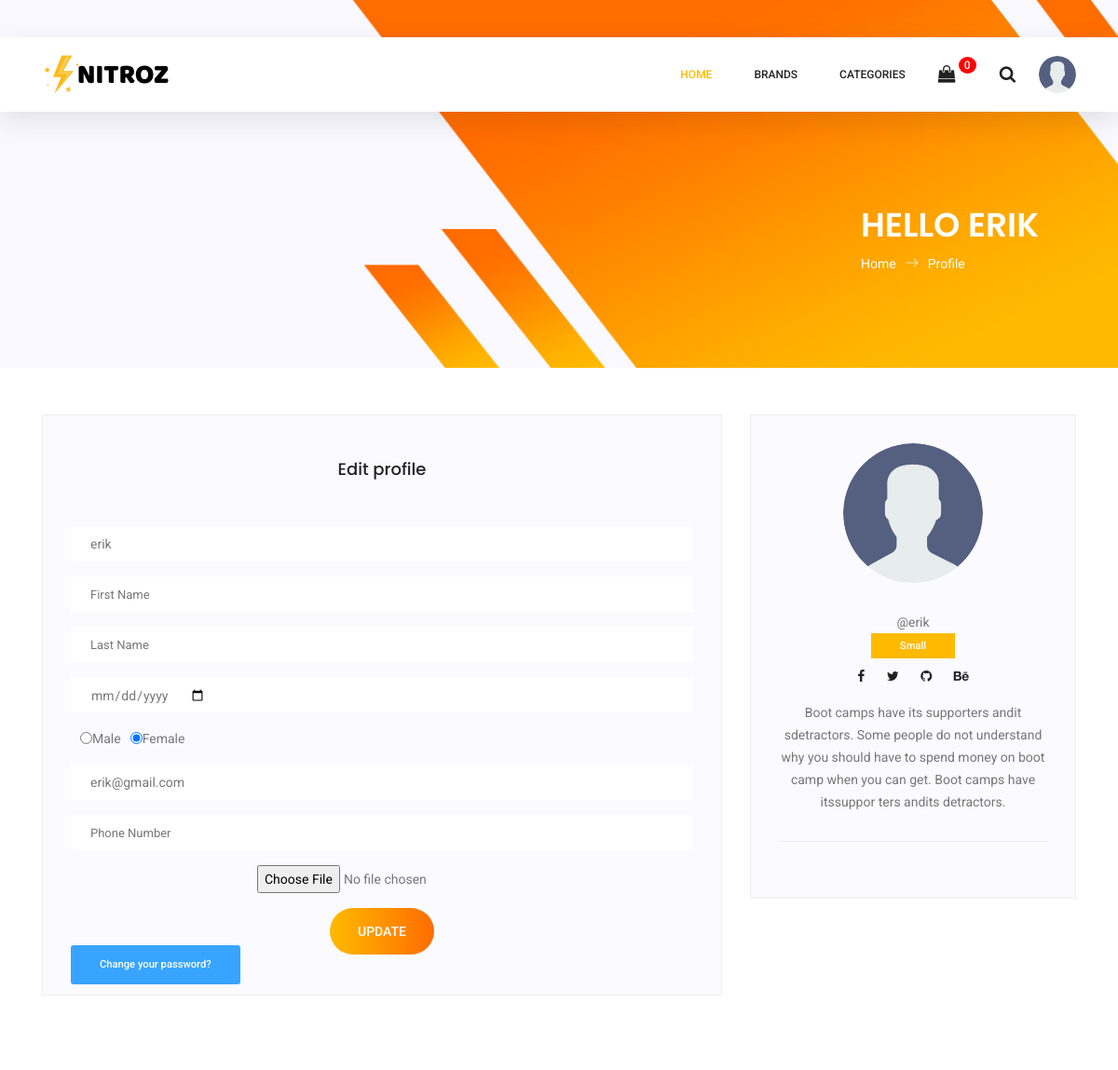
Page /profile/4 (upper part) on the earlier database version.
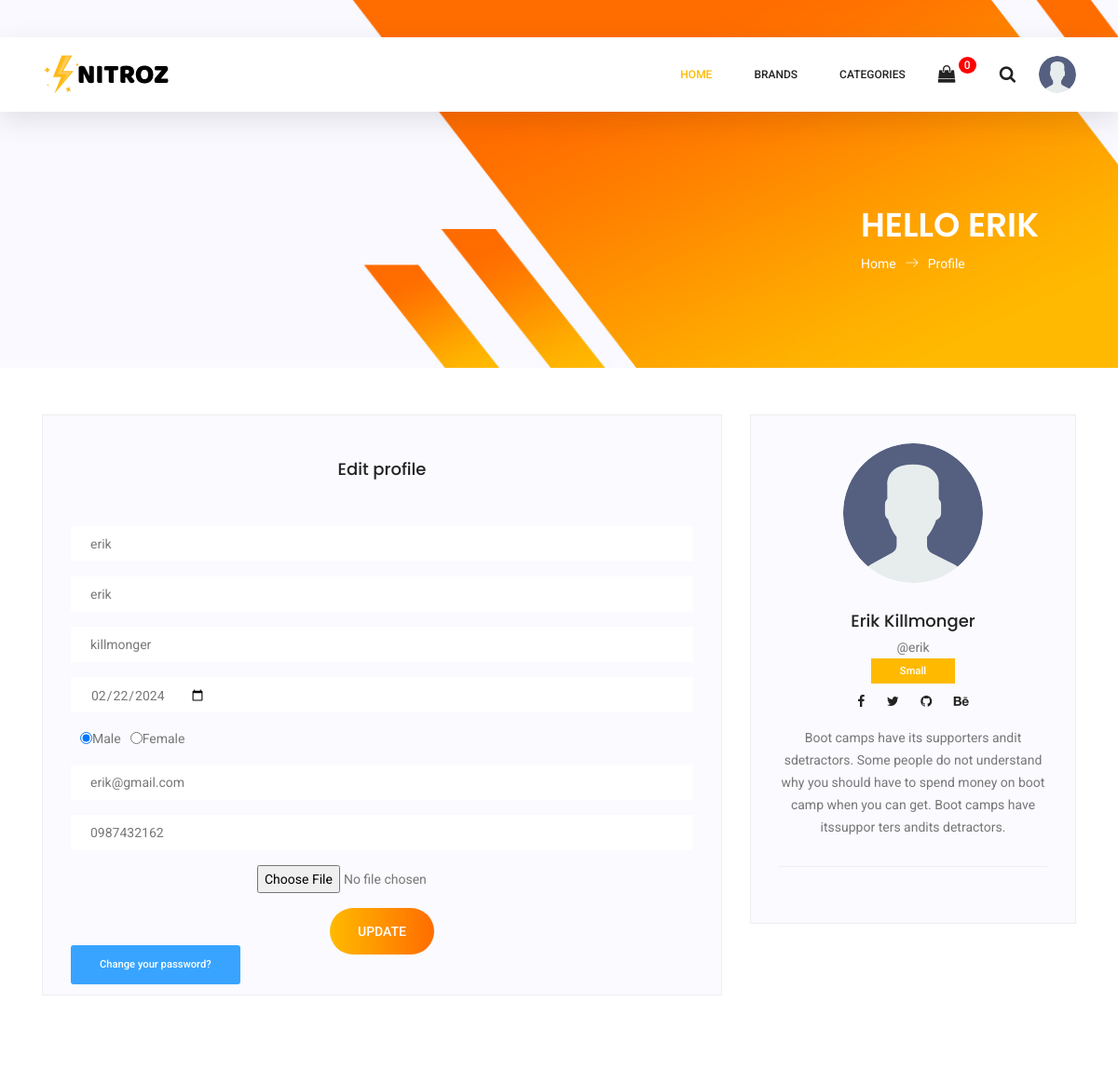
Same page on the later database version.
### base/models.py (models this page shows)
class User(AbstractUser):
    birth = models.DateField(blank=True,null=True)
    gender = models.BooleanField(default=False)
    email = models.EmailField(unique=True)
    phone = models.CharField(max_length=10,blank=True,null=True)
    avatar = models.ImageField(null=True,blank=True,upload_to='users/',default= 'users/avatar.svg')
    old_cart = models.CharField(max_length=200, blank=True, null=True)
    updated = models.DateTimeField(auto_now=True)
    created = models.DateTimeField(auto_now_add=True)
    USERNAME_FIELD = 'email'
    REQUIRED_FIELDS = []
    @property
    def ImageURL(self):
        try:
            url = self.avatar.url
        except:
            url = ''
        return url
    objects = CustomUserManager()

### base/views.py (the view, shortened to what this page needs)
# urls.py: path('profile/<str:pk>', views.userProfile, name="user-profile"),
def userProfile(request, pk):
    pageView = 'updateProfile'
    user = User.objects.get(id=pk)
    form = UserForm(instance=user)
    orders = Order.objects.filter(user_id=pk)
    reviews = user.review_set.all()
    sale_prods = Product.objects.filter(is_sale=True)[:9]
    context = {'user': user,
                'form': form,
                'reviews': reviews,
                'sale_prods':sale_prods,
                'pageView':pageView,
                'orders':orders}
    return render(request, 'base/main/profile.html', context)

### base/cart.py (called while the page is built)
    def __len__(self):
        return len(self.cart)

### base/context_processors.py (called while the page is built)
def cart(request):
    return {'cart': Cart(request)}

### base/models.py (called while the page is built)
    @property
    def ImageURL(self):
        try:
            url = self.image.url
        except:
            url = ''
        return url

### base/templates/base/main/profile.html (shortened to what this page needs)
{% extends "main/main.html" %}
{% load static %}
{% block content %}
<section class="banner-area organic-breadcrumb"
    style="background-image: url({% static 'media/banner/common-banner.jpg' %});">
    <div class="container">
        <div class="breadcrumb-banner d-flex flex-wrap align-items-center justify-content-end">
            <div class="col-first" style="max-width: 500px">
                <h1 style="text-transform: uppercase;">Hello {{user.username}}</h1>
                <nav class="d-flex align-items-center">
                    <a href="{% url 'home' %}">Home<span class="lnr lnr-arrow-right"></span></a>
                    <a href="#">Profile</a>
                </nav>
            </div>
        </div>
    </div>
</section>
<section class="blog_area single-post-area section_gap">
    <div class="container">
        <div class="row">
            {% if pageView == 'updateProfile' %}
            <div class="col-lg-8">
                <div class="comment-form" style="margin-top: 0%;">
                    <h4>Edit profile</h4>
                    <form action="" method="POST" enctype="multipart/form-data">
                        {% for field in form %}
                            <div class="form-group">
                                {{field}}
                            </div>
                        {% endfor %}
                        <button type="submit" class="primary-btn submit_btn" style="border: none;">Update</button>
                    </form>
                    <a href="{% url "updatePassword" %}" class="genric-btn info radius" style="float: left; margin-top: -10px;">Change your password?</a>
                </div>
            </div>
            {% endif %}
            <div class="col-lg-4">
                <div class="blog_right_sidebar">
                    <aside class="single_sidebar_widget author_widget">
                        <img class="author_img rounded-circle" src="{{user.ImageURL}}" alt="" style="width: 150px; height: 150px;">
                        <h4 style="text-transform: capitalize;">{{user.first_name}} {{user.last_name}}</h4>
                        <p>@{{user.username}}</p>
                        <a href="#" class="genric-btn primary small">Small</a>
                        <div class="social_icon">
                            <a href="#"><i class="fa fa-facebook"></i></a>
                            <a href="#"><i class="fa fa-twitter"></i></a>
                            <a href="#"><i class="fa fa-github"></i></a>
                            <a href="#"><i class="fa fa-behance"></i></a>
                        </div>
                        <p>Boot camps have its supporters andit sdetractors. Some people do not understand why you
                            should have to spend money on boot camp when you can get. Boot camps have itssuppor
                            ters andits detractors.</p>
                        <div class="br"></div>
                    </aside>
                </div>
            </div>
        </div>
    </div>
</section>
{% endblock content %}

### templates/main/main.html (shortened to what this page needs)
<!DOCTYPE html>
<html lang="zxx" class="no-js">
{% load static %}
<head>
	<link rel="stylesheet" href="{% static "main_assests/css/linearicons.css" %}">
	<link rel="stylesheet" href="{% static "main_assests/css/font-awesome.min.css" %}">
	<link rel="stylesheet" href="{% static "main_assests/css/themify-icons.css" %}">
	<link rel="stylesheet" href="{% static "main_assests/css/bootstrap.css" %}">
	<link rel="stylesheet" href="{% static "main_assests/css/owl.carousel.css" %}">
	<link rel="stylesheet" href="{% static "main_assests/css/nice-select.css" %}">
	<link rel="stylesheet" href="{% static "main_assests/css/nouislider.min.css" %}">
	<link rel="stylesheet" href="{% static "main_assests/css/ion.rangeSlider.css" %}" />
	<link rel="stylesheet" href="{% static "main_assests/css/ion.rangeSlider.skinFlat.css" %}" />
	<link rel="stylesheet" href="{% static "main_assests/css/magnific-popup.css" %}">
	<link rel="stylesheet" href="{% static "main_assests/css/main.css" %}">
</head>
<body>
	{% include 'main/nav.html' %}
{% block content %}{% endblock content %}
</body>
</html>

### templates/main/nav.html (shortened to what this page needs)
{% load static %}
<header class="header_area sticky-header">
    <div class="main_menu">
        <nav class="navbar navbar-expand-lg navbar-light main_box">
            <div class="container">
                <a class="navbar-brand logo_h" href="{% url 'home' %}"><img src="{% static "media/banner/brand/logo.png" %}"
                        alt=""></a>
                <div class="collapse navbar-collapse offset" id="navbarSupportedContent">
                    <ul class="nav navbar-nav menu_nav ml-auto">
                        <li class="nav-item active"><a class="nav-link" href="{% url 'home' %}">Home</a></li>
                        <li class="nav-item submenu dropdown">
                            <a href="#" class="nav-link dropdown-toggle" data-toggle="dropdown" role="button"
                                aria-haspopup="true" aria-expanded="false">Brands</a>
                        </li>
                        <li class="nav-item submenu dropdown">
                            <a href="#" class="nav-link dropdown-toggle" data-toggle="dropdown" role="button"
                                aria-haspopup="true" aria-expanded="false">Categories</a>
                        </li>
                    </ul>
                    <ul class="nav navbar-nav navbar-right">
                        <li class="nav-item">
                            <a href="{% url 'cart' %}" class="cart">
                                <span class="fa fa-shopping-bag fa-lg"></span>
                                <span class="badge" id="cart_quantity"
                                    style="display: inline-block; padding: 0.25em 0.5em; border-radius: 50%; background-color: red; color: white; font-size: 12px;line-height: 1;">{{cart|length}}</span>
                            </a>
                        </li>
                        <li class="nav-item">
                            <button class="search"><span class="fa fa-search fa-lg" id="search"></span></button>
                        </li>
                        <li class="nav-item submenu dropdown"
                            style="display: flex; justify-content: center; align-items: center;">
                            <a href="#" class="cart nav-link dropdown-toggle" data-toggle="dropdown" role="button"
                                aria-haspopup="true" aria-expanded="false">
                            {% if request.user.is_authenticated %}
                                <img src="{{request.user.avatar.url}}"
                                    style="border-radius: 50%; width: 40px; height: 40px; align-items: center;"></a>
                            {% else %}
                            <img src="{% static "media/users/avatar.svg" %}"
                                style="border-radius: 50%; width: 40px; height: 40px; align-items: center;"></a>
                            {% endif %}
                        </li>
                    </ul>
                </div>
            </div>
        </nav>
    </div>
</header>

### base/templates/base/main/sale_prods.html (shortened to what this page needs)
{% load static %}

### base/templates/base/main/brands.html (shortened to what this page needs)
{% load static %}

### templates/main/footer.html (shortened to what this page needs)
{% load static %}

Differences in the rows shown:
changed User "ERIK": first_name (not shown) → "erik"; last_name (not shown) → "killmonger"; birth (not shown) → "02/22/2024"; gender "☐ Male ☑ Female" → "☑ Male ☐ Female"; phone (not shown) → "0987432162"; first_name (not shown) → "Erik"; last_name (not shown) → "Killmonger"
